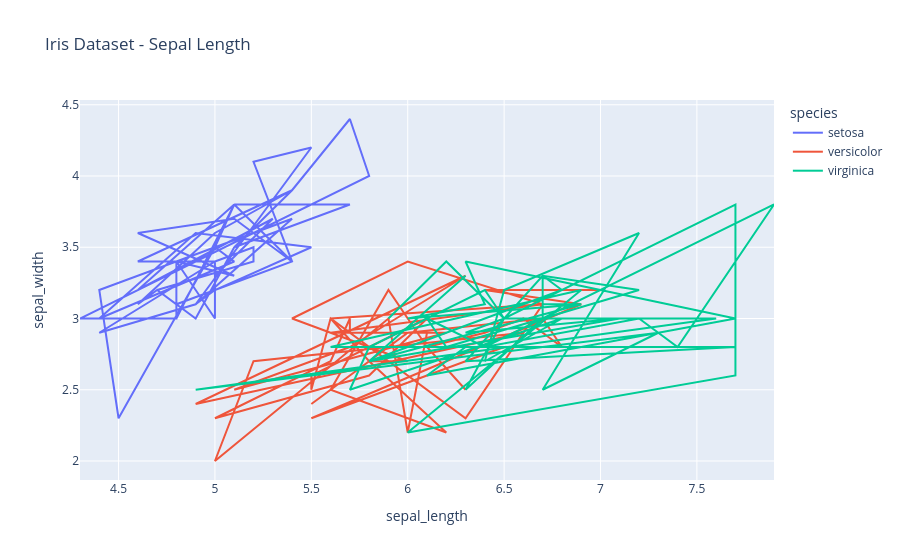

The notebook cell this image was saved under:
### Markdown cell above
### **2. Line Plot**

### Code cell
fig = px.line(df, x='sepal_length', y='sepal_width',color='species', title='Iris Dataset - Sepal Length')
fig.write_image('plots/iris_sepal_length_line_plot.png')
fig.show()

### Figure 1 — Plotly figure (JSON) as saved in the notebook; plotly's stock layout.template omitted (floating-point values rounded to 4 significant figures)
{"data": [{"hovertemplate": "species=setosa<br>sepal_length=%{x}<br>sepal_width=%{y}<extra></extra>", "legendgroup": "setosa", "line": {"color": "#636efa", "dash": "solid"}, "marker": {"symbol": "circle"}, "mode": "lines", "name": "setosa", "orientation": "v", "showlegend": true, "type": "scatter", "x": [5.1, 4.9, 4.7, 4.6, 5, 5.4, 4.6, 5, 4.4, 4.9, 5.4, 4.8, 4.8, 4.3, 5.8, 5.7, 5.4, 5.1, 5.7, 5.1, 5.4, 5.1, 4.6, 5.1, 4.8, 5, 5, 5.2, 5.2, 4.7, 4.8, 5.4, 5.2, 5.5, 4.9, 5, 5.5, 4.9, 4.4, 5.1, 5, 4.5, 4.4, 5, 5.1, 4.8, 5.1, 4.6, 5.3, 5], "xaxis": "x", "y": [3.5, 3, 3.2, 3.1, 3.6, 3.9, 3.4, 3.4, 2.9, 3.1, 3.7, 3.4, 3, 3, 4, 4.4, 3.9, 3.5, 3.8, 3.8, 3.4, 3.7, 3.6, 3.3, 3.4, 3, 3.4, 3.5, 3.4, 3.2, 3.1, 3.4, 4.1, 4.2, 3.1, 3.2, 3.5, 3.6, 3, 3.4, 3.5, 2.3, 3.2, 3.5, 3.8, 3, 3.8, 3.2, 3.7, 3.3], "yaxis": "y"}, {"hovertemplate": "species=versicolor<br>sepal_length=%{x}<br>sepal_width=%{y}<extra></extra>", "legendgroup": "versicolor", "line": {"color": "#EF553B", "dash": "solid"}, "marker": {"symbol": "circle"}, "mode": "lines", "name": "versicolor", "orientation": "v", "showlegend": true, "type": "scatter", "x": [7, 6.4, 6.9, 5.5, 6.5, 5.7, 6.3, 4.9, 6.6, 5.2, 5, 5.9, 6, 6.1, 5.6, 6.7, 5.6, 5.8, 6.2, 5.6, 5.9, 6.1, 6.3, 6.1, 6.4, 6.6, 6.8, 6.7, 6, 5.7, 5.5, 5.5, 5.8, 6, 5.4, 6, 6.7, 6.3, 5.6, 5.5, 5.5, 6.1, 5.8, 5, 5.6, 5.7, 5.7, 6.2, 5.1, 5.7], "xaxis": "x", "y": [3.2, 3.2, 3.1, 2.3, 2.8, 2.8, 3.3, 2.4, 2.9, 2.7, 2, 3, 2.2, 2.9, 2.9, 3.1, 3, 2.7, 2.2, 2.5, 3.2, 2.8, 2.5, 2.8, 2.9, 3, 2.8, 3, 2.9, 2.6, 2.4, 2.4, 2.7, 2.7, 3, 3.4, 3.1, 2.3, 3, 2.5, 2.6, 3, 2.6, 2.3, 2.7, 3, 2.9, 2.9, 2.5, 2.8], "yaxis": "y"}, {"hovertemplate": "species=virginica<br>sepal_length=%{x}<br>sepal_width=%{y}<extra></extra>", "legendgroup": "virginica", "line": {"color": "#00cc96", "dash": "solid"}, "marker": {"symbol": "circle"}, "mode": "lines", "name": "virginica", "orientation": "v", "showlegend": true, "type": "scatter", "x": [6.3, 5.8, 7.1, 6.3, 6.5, 7.6, 4.9, 7.3, 6.7, 7.2, 6.5, 6.4, 6.8, 5.7, 5.8, 6.4, 6.5, 7.7, 7.7, 6, 6.9, 5.6, 7.7, 6.3, 6.7, 7.2, 6.2, 6.1, 6.4, 7.2, 7.4, 7.9, 6.4, 6.3, 6.1, 7.7, 6.3, 6.4, 6, 6.9, 6.7, 6.9, 5.8, 6.8, 6.7, 6.7, 6.3, 6.5, 6.2, 5.9], "xaxis": "x", "y": [3.3, 2.7, 3, 2.9, 3, 3, 2.5, 2.9, 2.5, 3.6, 3.2, 2.7, 3, 2.5, 2.8, 3.2, 3, 3.8, 2.6, 2.2, 3.2, 2.8, 2.8, 2.7, 3.3, 3.2, 2.8, 3, 2.8, 3, 2.8, 3.8, 2.8, 2.8, 2.6, 3, 3.4, 3.1, 3, 3.1, 3.1, 3.1, 2.7, 3.2, 3.3, 3, 2.5, 3, 3.4, 3], "yaxis": "y"}], "layout": {"legend": {"title": {"text": "species"}, "tracegroupgap": 0}, "title": {"text": "Iris Dataset - Sepal Length"}, "xaxis": {"anchor": "y", "domain": [0, 1], "title": {"text": "sepal_length"}}, "yaxis": {"anchor": "x", "domain": [0, 1], "title": {"text": "sepal_width"}}}}
